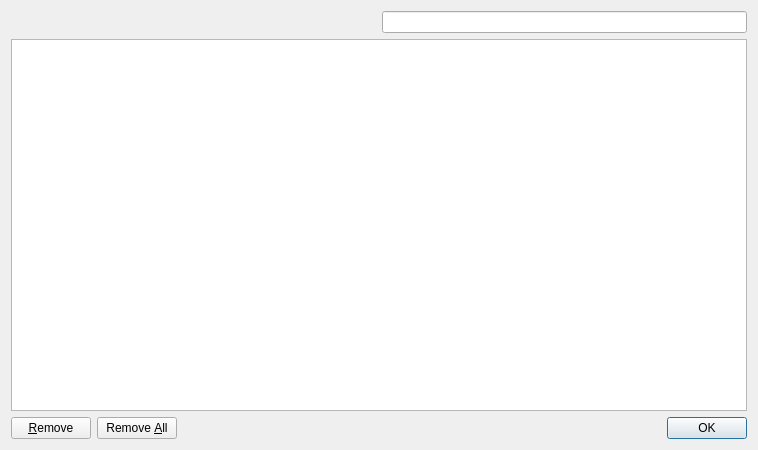
<ui version="4.0" >
 <class>HistoryDialog</class>
 <widget class="QDialog" name="HistoryDialog" >
  <property name="geometry" >
   <rect>
    <x>0</x>
    <y>0</y>
    <width>758</width>
    <height>450</height>
   </rect>
  </property>
  <property name="windowTitle" >
   <string>History</string>
  </property>
  <layout class="QGridLayout" name="gridLayout" >
   <item row="0" column="0" >
    <spacer>
     <property name="orientation" >
      <enum>Qt::Horizontal</enum>
     </property>
     <property name="sizeHint" stdset="0" >
      <size>
       <width>252</width>
       <height>20</height>
      </size>
     </property>
    </spacer>
   </item>
   <item row="0" column="1" >
    <widget class="SearchLineEdit" name="search" />
   </item>
   <item row="1" column="0" colspan="2" >
    <widget class="EditTreeView" name="tree" />
   </item>
   <item row="2" column="0" colspan="2" >
    <layout class="QHBoxLayout" >
     <item>
      <widget class="QPushButton" name="removeButton" >
       <property name="text" >
        <string>&amp;Remove</string>
       </property>
      </widget>
     </item>
     <item>
      <widget class="QPushButton" name="removeAllButton" >
       <property name="text" >
        <string>Remove &amp;All</string>
       </property>
      </widget>
     </item>
     <item>
      <spacer>
       <property name="orientation" >
        <enum>Qt::Horizontal</enum>
       </property>
       <property name="sizeHint" stdset="0" >
        <size>
         <width>40</width>
         <height>20</height>
        </size>
       </property>
      </spacer>
     </item>
     <item>
      <widget class="QDialogButtonBox" name="buttonBox" >
       <property name="standardButtons" >
        <set>QDialogButtonBox::Ok</set>
       </property>
      </widget>
     </item>
    </layout>
   </item>
  </layout>
 </widget>
 <customwidgets>
  <customwidget>
   <class>SearchLineEdit</class>
   <extends>QLineEdit</extends>
   <header>searchlineedit</header>
  </customwidget>
  <customwidget>
   <class>EditTreeView</class>
   <extends>QTreeView</extends>
   <header>edittreeview</header>
  </customwidget>
 </customwidgets>
 <resources/>
 <connections>
  <connection>
   <sender>buttonBox</sender>
   <signal>accepted()</signal>
   <receiver>HistoryDialog</receiver>
   <slot>accept()</slot>
   <hints>
    <hint type="sourcelabel" >
     <x>472</x>
     <y>329</y>
    </hint>
    <hint type="destinationlabel" >
     <x>461</x>
     <y>356</y>
    </hint>
   </hints>
  </connection>
 </connections>
</ui>
